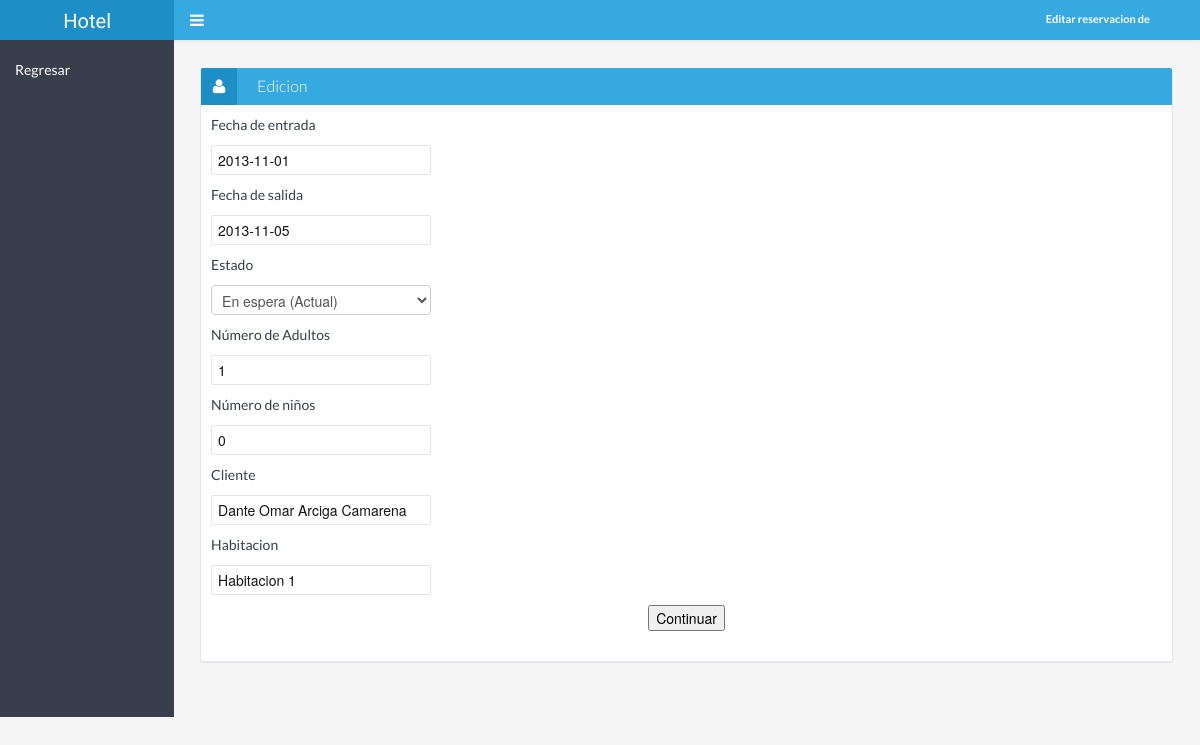
Screenshot of /admin/editarReservaciones.php?idres=1 with the database file from the repository.
### tables this page shows
CREATE TABLE IF NOT EXISTS `reservaciones` (
  `id_reservacion` int(11) NOT NULL AUTO_INCREMENT,
  `checkin` date DEFAULT NULL,
  `checkout` date DEFAULT NULL,
  `estado` enum('En espera','Tomada','Cancelada') NOT NULL DEFAULT 'En espera',
  `num_adu` int(11) NOT NULL,
  `num_niñ` int(11) DEFAULT NULL,
  `id_cliente` int(11) DEFAULT NULL,
  `habitacion` int(11) DEFAULT NULL,
  PRIMARY KEY (`id_reservacion`),
  KEY `id_cliente` (`id_cliente`),
  KEY `habitacion` (`habitacion`)
);

CREATE TABLE IF NOT EXISTS `clientes` (
  `id_cliente` int(11) NOT NULL AUTO_INCREMENT,
  `nombre_cli` varchar(150) NOT NULL,
  `user` varchar(20) NOT NULL,
  `pass` varchar(20) NOT NULL,
  `email` varchar(30) NOT NULL,
  `tel` varchar(30) DEFAULT NULL,
  PRIMARY KEY (`id_cliente`)
);

CREATE TABLE IF NOT EXISTS `habitaciones` (
  `id_habitacion` int(11) NOT NULL AUTO_INCREMENT,
  `nombre` varchar(20) NOT NULL,
  `tipo` int(11) NOT NULL,
  `estado` enum('Desocupada','Ocupada','Mantenimiento') NOT NULL DEFAULT 'Desocupada',
  `descripcion` varchar(100) NOT NULL,
  `imagen` varchar(45) NOT NULL,
  PRIMARY KEY (`id_habitacion`),
  KEY `tipo` (`tipo`)
);

### admin/editarReservaciones.php (the view, shortened to what this page needs)
<?php
include ('../includes/conexion.php');
$idres = $_GET['idres'];
$conectar = Conectarse();
$consulta = "SELECT reservaciones.id_reservacion,reservaciones.checkin,reservaciones.checkout,
		reservaciones.estado,reservaciones.num_adu,reservaciones.num_niñ,reservaciones.id_cliente,reservaciones.habitacion,
		 clientes.nombre_cli as Cliente,habitaciones.nombre as Habitacion, tipohabitacion.nombre as nombret,
		 habitaciones.id_habitacion as IH FROM reservaciones,clientes,habitaciones,tipohabitacion
		 WHERE reservaciones.id_cliente=clientes.id_cliente
		 AND reservaciones.habitacion=habitaciones.id_habitacion
		 AND habitaciones.tipo=tipohabitacion.id_tipo AND reservaciones.id_reservacion='$idres' ";
$resultado = mysqli_query($conectar,$consulta);
if (mysqli_num_rows($resultado)) {
	$array = mysqli_fetch_array($resultado);
	$checkin = $array['checkin'];
	$checkout = $array['checkout'];
	$estado = $array['estado'];
	$num_adu = $array['num_adu'];
	$num_ni = $array['num_niñ'];
	$cliente= $array['Cliente'];
	$Habitacion=$array['Habitacion'];
	$IH=$array['IH'];
} else {
	echo "Error...";
	echo $resultado;
}
 ?>
 <!doctype html>
 <html lang="es">
 <head>
		<link href="css/smoothness/jquery-ui-1.8.23.custom.css" rel="stylesheet" />
		<link href="css/bootstrap.min.css" rel="stylesheet" />
		<link href="css/bootstrap-responsive.min.css" rel="stylesheet" />
		<link href="css/style.min.css" rel="stylesheet" />
		<link href="css/style-responsive.min.css" rel="stylesheet" />
		<link href="css/retina.css" rel="stylesheet" />
		<link type="text/css" href="css/master.css" rel="stylesheet" />
 </head>
 <body>
 	<div class="navbar">
			<div class="navbar-inner">
				<div class="container-fluid">
					<a id="main-menu-toggle" class="hidden-phone open">
						<i class="icon-reorder"></i>
					</a>
					<div class="row-fluid">
						<a class="brand span2" href="inicio.php"><span>Hotel</span></a>
					</div>
					<div class="nav-no-collapse header-nav">
						<ul class="nav pull-right">
							<li class="dropdown">
								<a class="btn account dropdown-toggle" data-toggle="dropdown" href="#">
								<div class="user">
									<span class="hello">Editar reservacion de</span>
								</div> </a>
							</li>
						</ul>
					</div>
				</div>
			</div>
		</div>
		<div class="container-fluid-full">
			<div class="row-fluid">
				<div id="sidebar-left" class="span2">
					<div class="nav-collapse sidebar-nav">
						<ul class="nav nav-tabs nav-stacked main-menu">
							<li>
								<a href="reservaciones.php"><span class="hidden-tablet">Regresar</span></a>
							</li>
						</ul>
					</div>
				</div>
				<div id="content" class="span10">
					<div class="row-fluid">
						<div class="box span12">
							<div class="box-header">
								<h2><i class="icon-user"></i><span class="break"></span>Edicion</h2>
							</div>
							<div class="box-content">
				<div>
					<form action="editarReservacion.php?idres=<?php echo $idres;?>&IH=<?php echo $IH; ?>" method="post" id="formClientes" class="formClientes">
						<fieldset id="ocultos">
	 					<fieldset id="datosCliente">
	 						<p>Fecha de entrada</p>
							<input type="text" id="" name="checkin" placeholder="Fecha de entrada" class="span3" value="<?php echo $checkin; ?>"  />
							<p>Fecha de salida</p>
							<input type="text" id="" name="checkout" placeholder="Fecha de salida" class="span3" value="<?php echo $checkout; ?>"  />
							<p>Estado</p>
							<select name="estado" value="" required>
											<option value="<?php echo $estado; ?>" /><?php echo $estado." (Actual)"; ?><option value="En espera"/>Espera<option value="Cancelada"/>Cancelada<option value="Tomada" />En Uso
										</select> </label>
							<p>Número de Adultos</p>
							<input type="text" id="" name="num_adu" placeholder="Numero de Adultos" class="span3" value="<?php echo $num_adu; ?>"  />
							<p>Número de niños</p>
							<input type="text" id="" name="num_niñ" placeholder="Numero de Niños" class="span3" value="<?php echo $num_ni; ?>" />
							<p>Cliente</p>
							<input type="text" id="" name="id_cliente" placeholder="Cliente" class="span3" value="<?php echo $cliente; ?>"/>
							<p>Habitacion</p>
							<input type="text" id="" name="habitacion" placeholder="Habitacion" class="span3" value="<?php echo $Habitacion; ?>"  />
								<fieldset id="btnAgregar" style="text-align:center;">
								<input type="submit" id="continuar" value="Continuar" />
								</fieldset>
	 					</fieldset>
					</form>
				</div>
			</div>
						</div>
					</div>
				</div>
 </body>
 </html>

### admin/css/halflings.css (style rules this page uses)
html, html .halflings { -webkit-font-smoothing: antialiased !important; }

### rows the page displays
reservaciones: checkin "2013-11-01", checkout "2013-11-05", estado "En espera (Actual)", num_adu "1", num_niñ "0", id_cliente "Dante Omar Arciga Camarena", habitacion "Habitacion 1"
